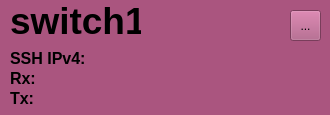
           <widget class="QWidget" name="wgt_sw1" native="true">
            <property name="enabled">
             <bool>true</bool>
            </property>
            <property name="autoFillBackground">
             <bool>false</bool>
            </property>
            <property name="styleSheet">
             <string notr="true">background-color: rgb(170, 85, 127)</string>
            </property>
            <widget class="QLabel" name="lbl_switchname_sw1">
             <property name="geometry">
              <rect>
               <x>10</x>
               <y>5</y>
               <width>131</width>
               <height>31</height>
              </rect>
             </property>
             <property name="font">
              <font>
               <pointsize>28</pointsize>
               <weight>75</weight>
               <bold>true</bold>
              </font>
             </property>
             <property name="focusPolicy">
              <enum>Qt::NoFocus</enum>
             </property>
             <property name="text">
              <string>switch1</string>
             </property>
            </widget>
            <widget class="QLabel" name="lbl_rx_sw1">
             <property name="geometry">
              <rect>
               <x>10</x>
               <y>70</y>
               <width>311</width>
               <height>16</height>
              </rect>
             </property>
             <property name="font">
              <font>
               <pointsize>12</pointsize>
               <weight>75</weight>
               <bold>true</bold>
              </font>
             </property>
             <property name="text">
              <string>Rx:</string>
             </property>
            </widget>
            <widget class="QLabel" name="lbl_tx_sw1">
             <property name="geometry">
              <rect>
               <x>10</x>
               <y>90</y>
               <width>311</width>
               <height>16</height>
              </rect>
             </property>
             <property name="font">
              <font>
               <pointsize>12</pointsize>
               <weight>75</weight>
               <bold>true</bold>
              </font>
             </property>
             <property name="text">
              <string>Tx:</string>
             </property>
            </widget>
            <widget class="QToolButton" name="tBtn_editSwitch_sw1">
             <property name="geometry">
              <rect>
               <x>290</x>
               <y>10</y>
               <width>31</width>
               <height>31</height>
              </rect>
             </property>
             <property name="text">
              <string>...</string>
             </property>
            </widget>
            <widget class="QLabel" name="lbl_sship_sw1">
             <property name="geometry">
              <rect>
               <x>10</x>
               <y>50</y>
               <width>311</width>
               <height>16</height>
              </rect>
             </property>
             <property name="font">
              <font>
               <pointsize>12</pointsize>
               <weight>75</weight>
               <bold>true</bold>
              </font>
             </property>
             <property name="text">
              <string>SSH IPv4:</string>
             </property>
            </widget>
           </widget>
